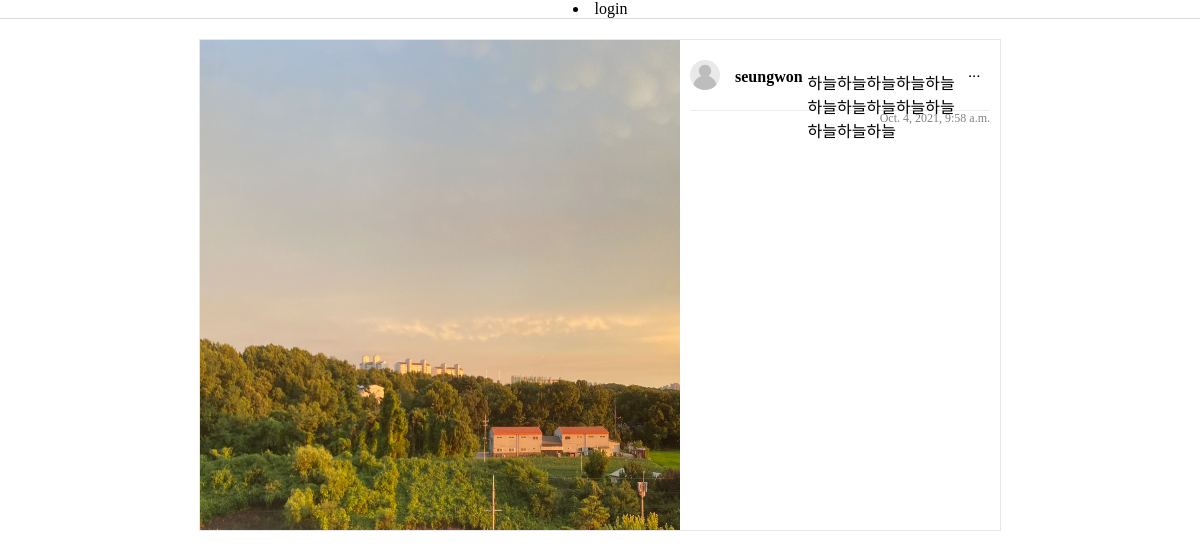
The page /detail/8/ on the database as committed earlier.
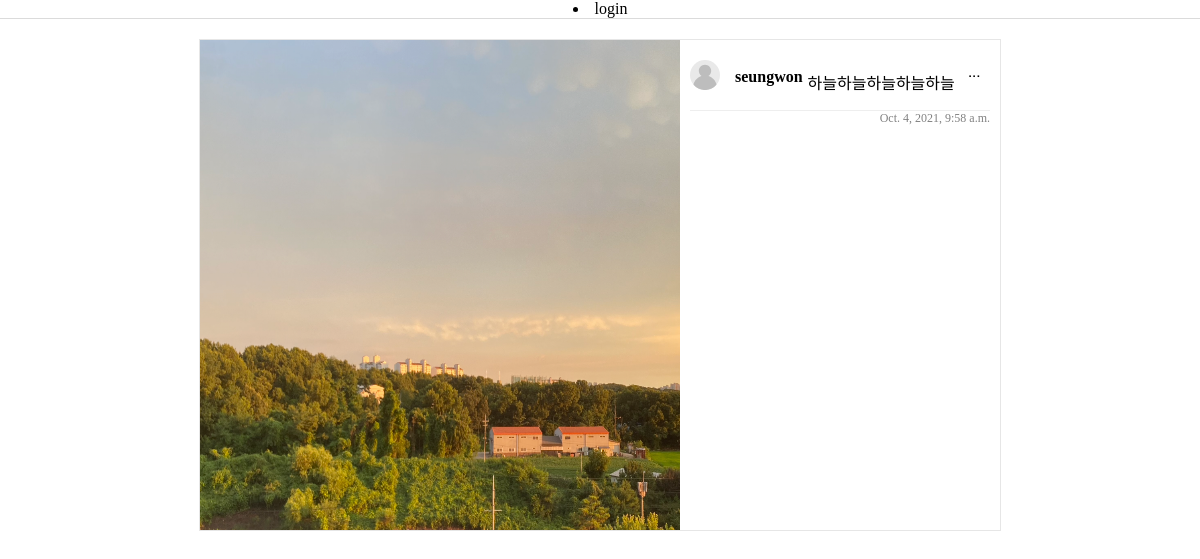
The same page on the database as committed later.
### photo/models.py (models this page shows, shortened)
class Photo(models.Model):
    author = models.ForeignKey(User, on_delete=models.CASCADE, related_name='user')
    text = models.TextField(blank=True)
    image = models.ImageField(upload_to= 'timeline_photo/%Y/%m/%d')
    created = models.DateTimeField(auto_now_add=True)
    updated = models.DateTimeField(auto_now=True)
    class Meta:
        ordering = ['-created']

### photo/views.py (the view)
# urls.py: path("detail/<int:pk>/", PhotoDetail.as_view(), name='detail'),
class PhotoDetail(DetailView):
    model = Photo
    template_name_suffix = '_detail'

### photo/templates/photo/photo_detail.html (shortened to what this page needs)
{% extends 'base.html' %}
{% load static %}
{% block extrahead %}
<link rel="stylesheet" href="{% static "css/photo_detail.css" %}">
{% endblock %}
{% block content %}
<section>
    <div class="card">
        <div class="card-top">
            <img class="card-image" src="{{ object.image.url }}" alt="" width="100px" height="100px">
            {% load disqus_tags %}
            <div class="comments">
                <div class="comment-top">
                    <div class="card-body">
                        <img />
                        <h5>{{ object.author }}</h5>
                        <p class="card-text">{{ object.text }}</p>
                    </div>
                    {% if user == object.author %}
                    <span class="user-more-btn">ᐧᐧᐧ</span>
                    {% else %}
                    <span class="more-btn">ᐧᐧᐧ</span>
                    {% endif %}
                </div>
                <ul class="list-group">
                    <li class="list-group-item">{{ object.created }}</li>
                </ul>
            </div>
        </div>
    </div>
</section>
{% endblock %}

### config/layout/base.html (shortened to what this page needs)
<!DOCTYPE html>
<html lang="en">
{% load static %}
<head>
    <link rel="stylesheet" type="text/css" href="{% static "css/base.css" %}">
    {% block extrahead %}
    {% endblock %}
</head>
<body>
    <nav>
        {% if user.is_authenticated %}
        <div class="nav-container">
            <ul class="nav--left">
                <li><a href="{% url "photo:index" %}"><img src="{% static "image/logo.png" %}"></a></li>
            </ul>
            <ul class="nav--middle">
                <li><input placeholder="검색" type="text"></li>
            </ul>
            <ul class="nav--right">
                <li><a href=""><img /></a></li>
                <li><a href=""><img /></a></li>
                <li><a href=""><img /></a></li>
                <li><a href=""><img /></a></li>
                <li><img class="profile-image" /></a></li>
                <div class="profile-box hide">
                    <li><a href="" class="nav__profile">프로필</a></li>
                    <li><a href="" class="nav__saved">저장됨</a></li>
                    <li><a href="" class="nav__settings">설정</a></li>
                    <li><a href="" class="nav__account">계정 전환</a></li>
                    <li class="nav__logout"><a href="{% url "accounts:logout" %}">로그아웃</a></li>
                </div>
                {% else %}
                <li><a href="{% url "accounts:login" %}">login</a></li>
                {% endif %}
    </nav>
    <div class="content-wrapper">
        {% block content %}
        {% endblock %}
    </div>
</body>
</html>

### config/static/css/base.css (style rules this page uses)
* { margin: 0px; padding: 0px; }
.content-wrapper { margin-top: 20px; }
nav { display: flex; justify-content: center; border-bottom: 1px solid rgba(var(--b6a,219,219,219),1); position: sticky; top: 0px; width: 100%; background-color: white; }
ul > li { list-style: none; }
a { color: black; text-decoration: none; }

### photo/static/css/photo_detail.css (style rules this page uses)
section { display: flex; justify-content: center; }
.card { border: solid #e6e6e6 0.5px; }
.card-image { width: 480px; height: 490px; }
.card-top { width: 800px; height: 490px; display: flex; }
.comments { width: 300px; display: inline-block; height: 480px; margin: 10px; }
.comment-top { display: flex; flex-direction: row; justify-content: space-between; border-bottom: solid 0.5px #eee; }
.card-body { display: flex; flex-direction: row; justify-content: start; height: 50px; padding-top: 10px; }
.comment-top > span { padding: 17px 10px; }
.card-body > h5 { display: inline-block; padding: 8px 5px 5px 15px; font-size: 16px; }
.card-body > p { display: inline-block; padding-top: 10px; }
.card-body > img { width: 30px; height: 30px; }
.list-group-item { color: #818181; font-size: 12px; text-align: right; }

Rows that differ between the two databases and show on the page:
changed Photo "seungwon": text "하늘하늘하늘하늘하늘하늘하늘하늘하늘하늘하늘하늘하늘" → "하늘하늘하늘하늘하늘"
